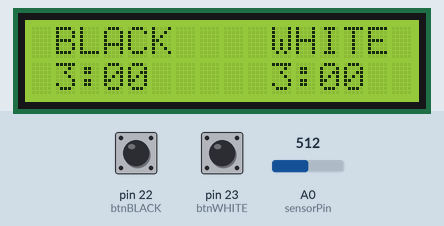
Simulated run of this sketch. Board: Arduino Mega 2560, built with avr-gcc and run on an emulated ATmega2560. On the bench: 16×2 character LCD. The inputs (shaded band) are chosen by the test bench; at power-on: pin 22 (btnBLACK) LOW, pin 23 (btnWHITE) LOW, A0 (sensorPin) = 512.

Above: at 1.2 s.
1.3 s: pin 22 (btnBLACK) pulled HIGH for 0.25 s
At 2.4 s:
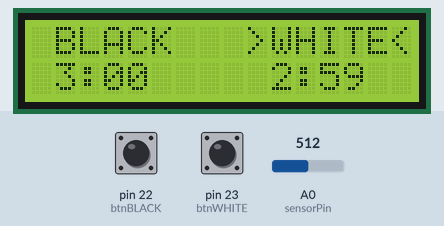
4.5 s: pin 23 (btnWHITE) pulled HIGH for 0.25 s
At 5.4 s:
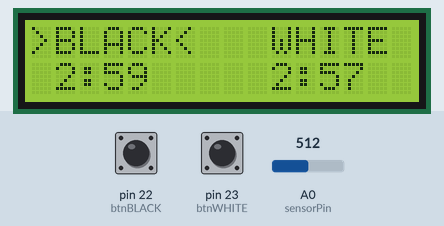
7.7 s: pin 22 (btnBLACK) pulled HIGH for 1 s
At 8.4 s:
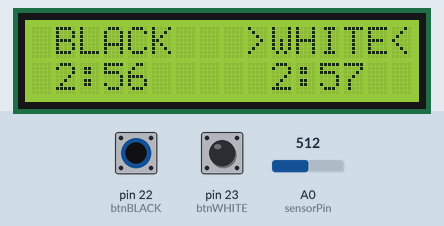
10.2 s: pin 23 (btnWHITE) pulled HIGH for 1 s
At 11.4 s:
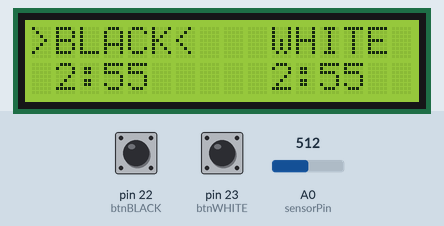
Timing chart, 0 to 13.2 s (numbered marks = the images above; inputs shaded):
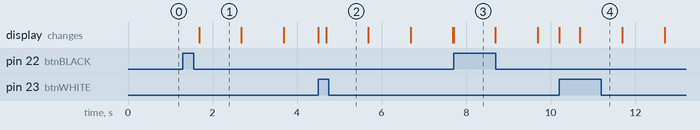

The sketch:

Chess_clock.ino
```cpp
#include <LiquidCrystal.h>

#define btnBLACK  22
#define btnWHITE  23
#define sensorPin  0

const int interval = 1000;
unsigned long previousMillis = 0;
int whiteTimer = 0;
int blackTimer = 0;
int sensorValue = 0;
short playerMode = 0;
bool start = false;
// initialize the library with the numbers of the interface pins
LiquidCrystal lcd(26, 27, 50, 51, 52, 53);

void DisplayTimer(int timeLeft, int col = 0)
{
  lcd.setCursor(col, 1);
  lcd.print(timeLeft / 60);
  lcd.print(":");
  if (timeLeft % 60 > 9)
  {
    lcd.print(timeLeft % 60);
  }
  else
  {
    lcd.print("0");
    lcd.print(timeLeft % 60);
  }
}
void DisplayPlayer(short player)
{
  switch (player)
  {
    case 1:
      {
        lcd.setCursor(0, 0);
        lcd.print(" BLACK   >WHITE<");
        DisplayTimer(whiteTimer, 10);
        break;
      }
    case 2:
      {
        lcd.setCursor(0, 0);
        lcd.print(">BLACK<   WHITE ");
        DisplayTimer(blackTimer, 1);
        break;
      }
  }
}
void SetTimer()
{
  sensorValue = analogRead(sensorPin);
  sensorValue = map(sensorValue, 0, 1023, 3, 1);
  switch (sensorValue)
  {
    case 1:
      whiteTimer = 60;
      blackTimer = 60;
      break;
    case 2:
      whiteTimer = 180;
      blackTimer = 180;
      break;
    case 3:
      whiteTimer = 300;
      blackTimer = 300;
      break;
  }
  DisplayTimer(whiteTimer, 10);
  DisplayTimer(blackTimer, 1);
}

void setup() {
  lcd.begin(16, 2);
  lcd.setCursor(0, 0);
  lcd.print(" BLACK    WHITE ");
  pinMode(btnWHITE, INPUT);
  pinMode(btnBLACK, INPUT);

}

void loop() {
  unsigned long currentMillis = millis();


  if (start == true)
  {
    if ((unsigned long)(currentMillis - previousMillis) >= interval && whiteTimer > 0 && blackTimer > 0)
    {
      previousMillis = currentMillis;
      (playerMode == 1) ? whiteTimer-- : blackTimer--;
    }
    (playerMode == 1) ? DisplayPlayer(1) : DisplayPlayer(2);
    if (whiteTimer == 0 || blackTimer == 0)
    {
      start = false;
      if (whiteTimer == 0)
      {
        lcd.setCursor(0, 0);
        lcd.print(">WINNER<>LOOSER<");
      }
      else if (blackTimer == 0)
      {
        lcd.setCursor(0, 0);
        lcd.print(">LOOSER<>WINNER<");
      }
    }
    if (digitalRead(btnWHITE) == HIGH)
      playerMode = 2;
    else if (digitalRead(btnBLACK) == HIGH)
      playerMode = 1;
  }
  else
  {
    SetTimer();
    if (digitalRead(btnWHITE) == HIGH || digitalRead(btnBLACK) == HIGH)
      start = true;
    playerMode = 1;
    delay(200);
  }

}
```

Measured:
- after the input at 1.3 s, the display: changes after 0.38 s (image 1)
- after the input at 4.5 s, the display: first changes at once (image 2 shows a later state)
- after the input at 7.7 s, the display: changes at once (image 3)
- after the input at 10.2 s, the display: first changes at once (image 4 shows a later state)
- what the display in image 3 shows lasts 1.0 s, from 7.7 s to 8.7 s
